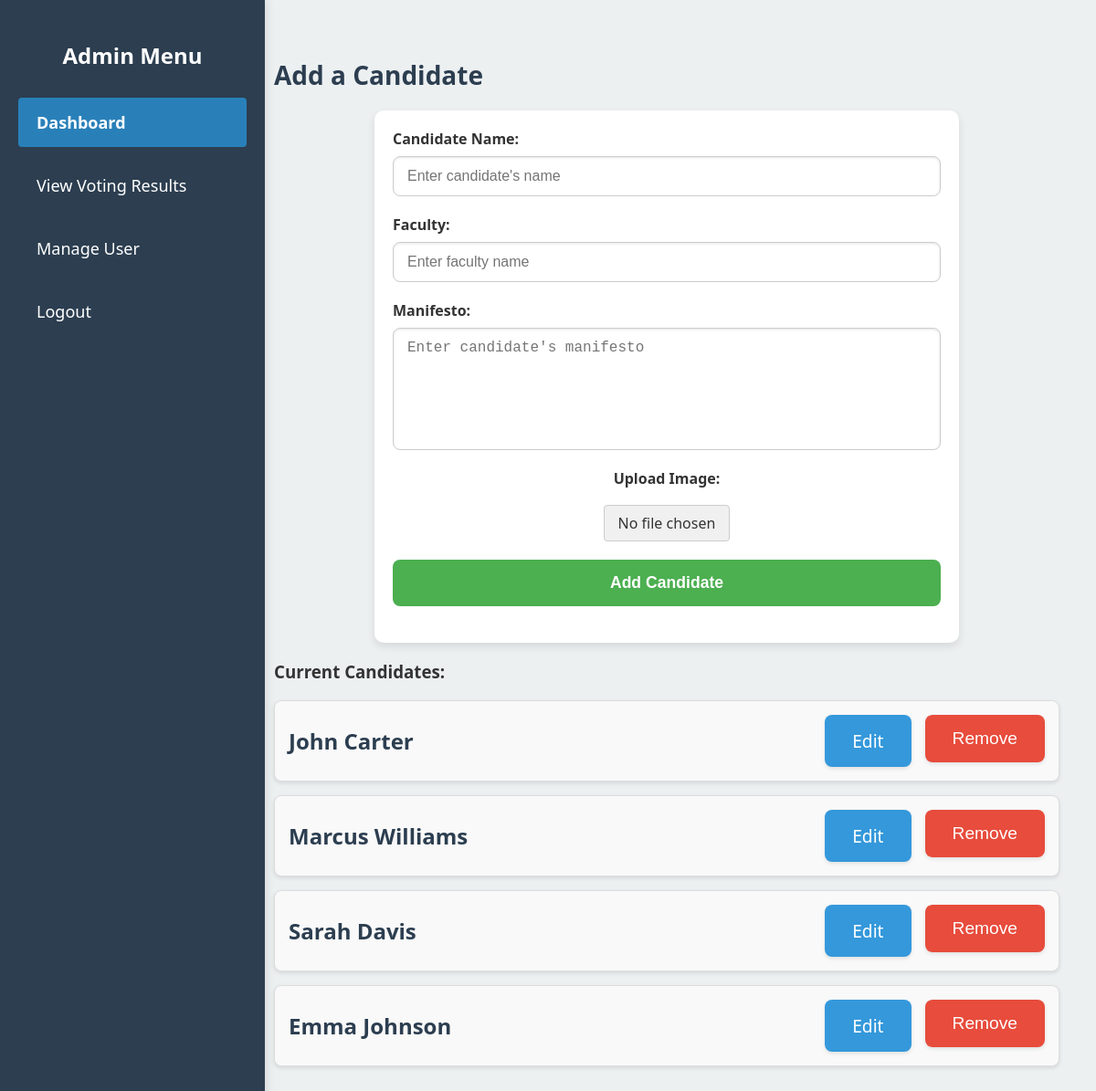
The app's page /admin/admin_dashboard.php (signed in) with its own data.
### tables this page shows
CREATE TABLE `candidates` (
  `candidate_id` int(11) NOT NULL,
  `name` varchar(255) NOT NULL,
  `faculty` varchar(255) NOT NULL,
  `manifesto` text NOT NULL,
  `image` varchar(255) DEFAULT NULL
);

### admin/admin_dashboard.php (the view, shortened to what this page needs)
<?php
include '../db.php';
$stmt = $pdo->query("SELECT * FROM candidates");
$candidates = $stmt ? $stmt->fetchAll(PDO::FETCH_ASSOC) : [];
?>
<!DOCTYPE html>
<html lang="en">
<head>
    <link rel="stylesheet" href="/css/admin_dashboard_styles.css">
</head>
<body>
    <div class="container">
        <div class="sidebar">
            <h3>Admin Menu</h3>
            <ul class="sidebar-links">
                <li><a href="admin_dashboard.php" class="<?php echo basename($_SERVER['PHP_SELF']) == 'admin_dashboard.php' ? 'active' : ''; ?>">Dashboard</a></li>
                <li><a href="results.php" class="<?php echo basename($_SERVER['PHP_SELF']) == 'results.php' ? 'active' : ''; ?>">View Voting Results</a></li>
                <li><a href="admin_users.php" class="<?php echo basename($_SERVER['PHP_SELF']) == 'results.php' ? 'active' : ''; ?>">Manage User</a></li>
                <li><a href="logout.php" class="<?php echo basename($_SERVER['PHP_SELF']) == 'logout.php' ? 'active' : ''; ?>">Logout</a></li>
            </ul>
        </div>
        <div class="main-content">
            <h2>Add a Candidate</h2>
            <form method="POST" id="candidateForm" enctype="multipart/form-data" class="modern-form">
    <div class="form-group">
        <label for="candidate_name">Candidate Name:</label>
        <input type="text" name="candidate_name" id="candidate_name" placeholder="Enter candidate's name" required>
    </div>
    <div class="form-group">
        <label for="faculty">Faculty:</label>
        <input type="text" name="faculty" id="faculty" placeholder="Enter faculty name" required>
    </div>
    <div class="form-group">
    <label for="manifesto">Manifesto:</label>
    <textarea name="manifesto" id="manifesto" rows="6" placeholder="Enter candidate's manifesto" required></textarea>
</div>
<div class="form-group file-upload-group">
    <label for="image">Upload Image:</label>
    <span class="custom-file-label" id="fileLabel">No file chosen</span>
</div>
    <div class="form-group">
        <input type="submit" value="Add Candidate" class="submit-button">
    </div>
</form>
            <h3>Current Candidates:</h3>
            <ul class="candidate-list">
    <?php foreach ($candidates as $candidate) { ?>
        <li id="candidate-<?php echo $candidate['candidate_id']; ?>">
            <div class="candidate-name">
                <strong><?php echo htmlspecialchars($candidate['name']); ?></strong>
            </div>
            <div class="candidate-actions">
                <a href="edit_candidate.php?candidate_id=<?php echo $candidate['candidate_id']; ?>" class="edit-button">Edit</a>
                <form method="POST" action="remove_candidate.php" style="margin: 0; display: inline;">
                    <button type="button" class="remove-button">Remove</button>
                </form>
            </div>
        </li>
    <?php } ?>
</ul>
        </div>
    </div>
</body>
</html>

### css/admin_dashboard_styles.css (style rules this page uses)
body { font-family: 'Segoe UI', Tahoma, Geneva, Verdana, sans-serif; margin: 0; padding: 0; background-color: #f4f4f4; display: flex; flex-direction: column; min-height: 100vh; }
ul, li { margin: 0; padding: 0; list-style: none; }
form { margin: 0; padding: 0; }
.container { display: flex; flex-grow: 1; }
.sidebar { background-color: #2c3e50; color: white; width: 250px; padding: 20px; position: fixed; top: 0; left: 0; bottom: 0; box-shadow: 2px 0 10px rgba(0, 0, 0, 0.1); z-index: 1000; }
.sidebar h3 { text-align: center; margin-bottom: 30px; font-size: 24px; }
.sidebar ul { list-style: none; padding-left: 0; margin-top: 20px; }
.sidebar ul li { margin: 15px 0; }
.sidebar ul li a { color: white; font-size: 18px; text-decoration: none; padding: 15px 20px; display: block; border-radius: 4px; transition: background-color 0.3s ease; margin-bottom: 10px; }
.sidebar ul li a.active { background-color: #2980b9; font-weight: bold; }
.main-content { margin-left: 260px; padding: 40px; background-color: #ecf0f1; color: #333; width: calc(100% - 260px); overflow-y: auto; }
h2 { font-size: 28px; color: #2c3e50; margin-bottom: 20px; }
.modern-form { width: 100%; max-width: 600px; margin: 0 auto; padding: 20px; background: #fff; border-radius: 10px; box-shadow: 0 4px 10px rgba(0, 0, 0, 0.1); font-family: 'Segoe UI', Tahoma, Geneva, Verdana, sans-serif; }
.modern-form .form-group { margin-bottom: 20px; display: flex; flex-direction: column; }
label { font-size: 1rem; font-weight: bold; color: #333; margin-bottom: 8px; }
input[type="text"], textarea { width: 100%; padding: 12px 15px; font-size: 1rem; border: 1px solid #ccc; border-radius: 8px; outline: none; transition: border-color 0.3s ease; box-shadow: inset 0 1px 3px rgba(0, 0, 0, 0.1); box-sizing: border-box; }
textarea { resize: none; }
.file-upload-group { display: flex; align-items: center; gap: 10px; position: relative; }
.custom-file-label { display: inline-block; padding: 8px 15px; background-color: #f0f0f0; border: 1px solid #ccc; border-radius: 4px; cursor: pointer; transition: background-color 0.3s, color 0.3s, border-color 0.3s; }
.submit-button { background-color: #4CAF50; color: #fff; border: none; padding: 15px 20px; font-size: 1.1rem; font-weight: bold; border-radius: 8px; cursor: pointer; transition: background-color 0.3s ease, transform 0.2s ease; width: 100%; }
.candidate-actions { display: flex; gap: 10px; margin-left: auto; }
.candidate-list { list-style: none; margin: 0; padding: 0; }
.candidate-actions form { margin: 0; padding: 0; background: none; box-shadow: none; border: none; }
.candidate-list li { display: flex; justify-content: space-between; align-items: center; padding: 15px; background-color: #f9f9f9; border: 1px solid #ddd; border-radius: 8px; margin-bottom: 15px; box-shadow: 0 2px 4px rgba(0, 0, 0, 0.1); }
.candidate-name { font-size: 1.5rem; font-weight: bold; color: #2c3e50; }
.candidate-actions { display: flex; gap: 15px; }
.remove-button, .edit-button { padding: 15px 30px; font-size: 1.2rem; border: none; border-radius: 8px; cursor: pointer; box-shadow: 0 2px 4px rgba(0, 0, 0, 0.1); transition: transform 0.2s, background-color 0.3s; }
.remove-button { background-color: #e74c3c; color: white; }
.edit-button { background-color: #3498db; color: white; text-decoration: none; }

### records on screen
candidates: name "John Carter"
candidates: name "Marcus Williams"
candidates: name "Sarah Davis"
candidates: name "Emma Johnson"
